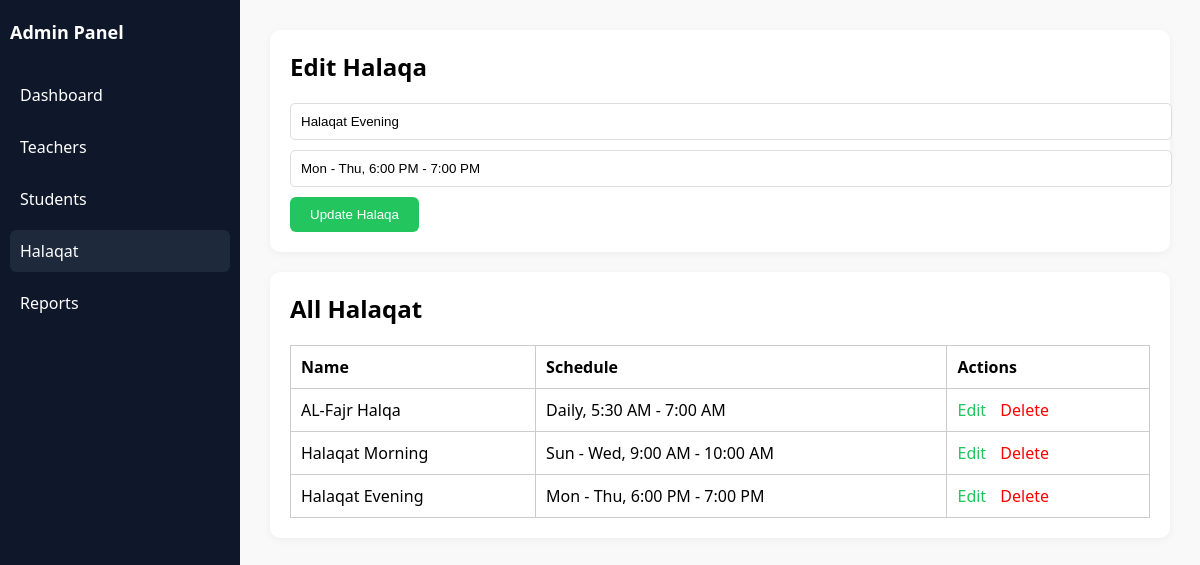
/Admin-dashboard/halaqat.php?edit=3, run on the app's committed database.
### tables this page shows
CREATE TABLE `halaqat` (
  `id` int(11) NOT NULL,
  `name` varchar(100) NOT NULL,
  `teacher_id` int(11) DEFAULT NULL,
  `schedule` varchar(100) DEFAULT NULL,
  `created_at` timestamp NOT NULL DEFAULT current_timestamp(),
  `time` varchar(50) DEFAULT NULL
);

### Admin-dashboard/halaqat.php (the view, shortened to what this page needs)
<?php
include 'db.php';
$halaqat = mysqli_query($conn, "SELECT * FROM halaqat");
$editMode = false;
$editData = null;
if (isset($_GET['edit'])) {
    $editId = intval($_GET['edit']);
    $editResult = mysqli_query($conn, "SELECT * FROM halaqat WHERE id=$editId");
    $editData = mysqli_fetch_assoc($editResult);
    $editMode = true;
}
?>
<!DOCTYPE html>
<html lang="en">
<head>
</head>
<body>
<div class="sidebar">
    <h2>Admin Panel</h2>
    <a href="dashboard.php">Dashboard</a>
    <a href="teachers.php">Teachers</a>
    <a href="students.php">Students</a>
    <a class="active" href="halaqat.php">Halaqat</a>
    <a href="reports.php">Reports</a>
</div>
<div class="main">
    <div class="card">
        <h2><?php echo $editMode ? 'Edit' : 'Add'; ?> Halaqa</h2>
        <form method="POST">
            <input type="text" name="name" placeholder="Halaqa Name" required value="<?php echo $editMode ? $editData['name'] : ''; ?>">
            <input type="text" name="schedule" placeholder="Schedule" required value="<?php echo $editMode ? $editData['schedule'] : ''; ?>">
            <button type="submit"><?php echo $editMode ? 'Update' : 'Add'; ?> Halaqa</button>
        </form>
    </div>
    <div class="card">
        <h2>All Halaqat</h2>
        <table>
            <tr>
                <th>Name</th>
                <th>Schedule</th>
                <th>Actions</th>
            </tr>
            <?php while ($row = mysqli_fetch_assoc($halaqat)): ?>
                <tr>
                    <td><?php echo htmlspecialchars($row['name']); ?></td>
                    <td><?php echo htmlspecialchars($row['schedule']); ?></td>
                    <td>
                        <a class="edit" href="?edit=<?php echo $row['id']; ?>">Edit</a>
                        <a class="delete" href="?delete=<?php echo $row['id']; ?>" onclick="return confirm('Delete this halaqa?');">Delete</a>
                    </td>
                </tr>
            <?php endwhile; ?>
        </table>
    </div>
</div>
</body>
</html>

### Admin-dashboard/halaqat.php (style rules this page uses)
body { font-family: 'Segoe UI', sans-serif; margin: 0; background: #f9f9f9; }
.sidebar { background: #0f172a; color: white; width: 220px; height: 100vh; position: fixed; padding: 20px 10px; }
.sidebar h2 { font-size: 18px; margin-bottom: 30px; }
.sidebar a { display: block; padding: 10px; color: white; text-decoration: none; border-radius: 6px; margin-bottom: 10px; }
.sidebar a.active, .sidebar a:hover { background-color: #1e293b; }
.main { margin-left: 240px; padding: 30px; }
.card { background: white; border-radius: 10px; padding: 20px; margin-bottom: 20px; box-shadow: 0 2px 8px rgba(0,0,0,0.05); }
h2 { margin-top: 0; }
form input { width: 100%; padding: 10px; margin-bottom: 10px; border-radius: 5px; border: 1px solid #ddd; }
button { background-color: #22c55e; color: white; border: none; padding: 10px 20px; border-radius: 6px; cursor: pointer; }
table { width: 100%; border-collapse: collapse; margin-top: 20px; }
table, th, td { border: 1px solid #ccc; }
th, td { padding: 10px; text-align: left; }
a.edit, a.delete { margin-right: 10px; color: #22c55e; text-decoration: none; }
a.delete { color: red; }

### data on the page
halaqat: name "Halaqat Evening", schedule "Mon - Thu, 6:00 PM - 7:00 PM"
halaqat: name "AL-Fajr Halqa", schedule "Daily, 5:30 AM - 7:00 AM"
halaqat: name "Halaqat Morning", schedule "Sun - Wed, 9:00 AM - 10:00 AM"
